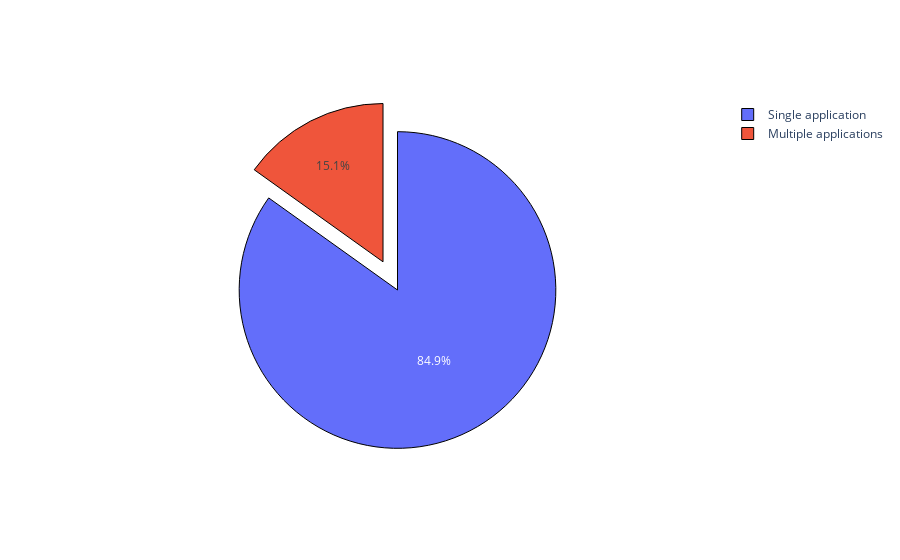

Notebook code for this chart:
### Markdown cell above
### 2.1 Number of single applications versus number of multiple applications

### Code cell
# Create container for name, number of applications
substance_applications = pd.DataFrame(columns={'Active substance', 'Number of applications'})

# Get the number of applications
temp = positive.copy()
temp['Active substance'] = temp['Active substance'].str.lower()
substances = temp['Active substance'].unique()
for substance in substances:
    # Get number
    mask = temp['Active substance'] == substance
    n_applications = len(temp[mask])

    # Get years of designation
    designation_date = ''
    for date in temp[mask]['Date of designation / refusal of designation']:
        if designation_date != '':
            designation_date += '/'
        designation_date += str(date)

    # Get trade name
    trade_name = ''
    n_aproved = 0
    for name in temp[mask]['Medicine name']:
        try:
            np.isnan(name)
            continue
        except TypeError:
            if trade_name != '':
                trade_name += '/'
            trade_name += str(name)
            n_aproved += 1

    # Get indication
    indication = ''
    for ind in temp[mask]['Intended use']:
        if indication != '':
            indication += '/'
        indication += str(ind)

    # Append to container
    substance_applications = substance_applications.append(pd.DataFrame({
        'Active substance': [substance],
        'Number of applications': [n_applications],
        'Indication': indication,
        'Designation date': designation_date,
        'Trade name': trade_name,
        'Approved / marketed application': n_aproved}))

# Compute number of single and multi applications
mask = substance_applications['Number of applications'] == 1
n_single = len(substance_applications[mask])
mask = substance_applications['Number of applications'] > 1
n_multi = len(substance_applications[mask])

# Create figure
fig = go.Figure()
colours = plotly.colors.qualitative.Plotly

fig.add_trace(go.Pie(
    labels=['Single application', 'Multiple applications'],
    values=[n_single, n_multi],
    sort=False,
    pull=[0, 0.2],
    marker=dict(
        colors=colours[:2], 
        line=dict(color='#000000', width=1))))
fig.show()

### Figure 1 — Plotly figure (JSON) as saved in the notebook; plotly's stock layout.template omitted (floating-point values rounded to 4 significant figures)
{"data": [{"labels": ["Single application", "Multiple applications"], "marker": {"colors": ["#636EFA", "#EF553B"], "line": {"color": "#000000", "width": 1}}, "pull": [0, 0.2], "sort": false, "type": "pie", "values": [1190, 212]}], "layout": {}}
